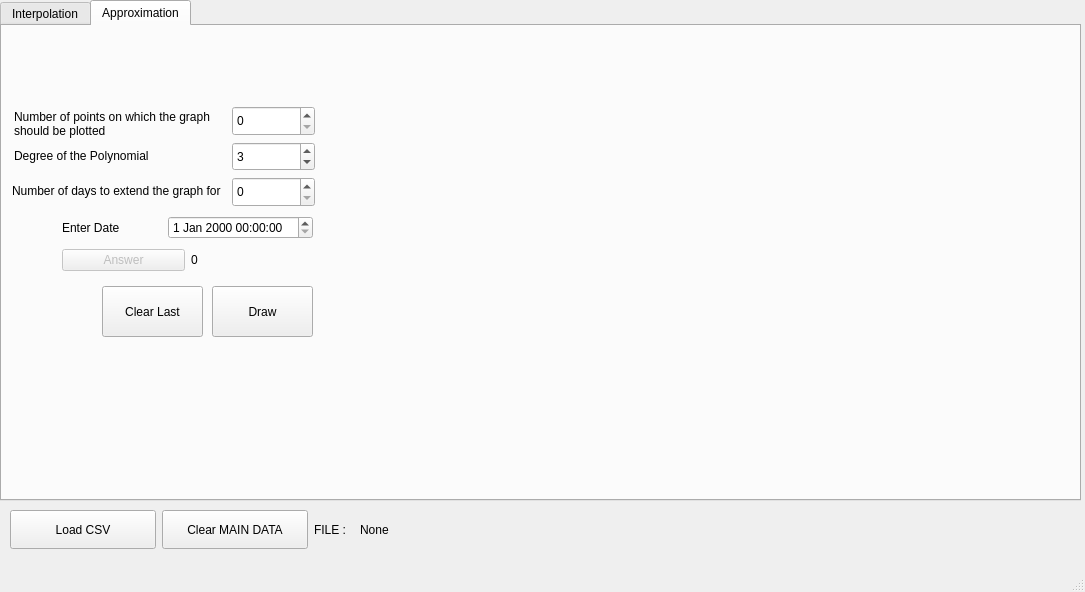
<?xml version="1.0" encoding="UTF-8"?>
<ui version="4.0">
 <class>MainWindow</class>
 <widget class="QMainWindow" name="MainWindow">
  <property name="geometry">
   <rect>
    <x>0</x>
    <y>0</y>
    <width>1085</width>
    <height>592</height>
   </rect>
  </property>
  <property name="sizePolicy">
   <sizepolicy hsizetype="Fixed" vsizetype="Fixed">
    <horstretch>0</horstretch>
    <verstretch>0</verstretch>
   </sizepolicy>
  </property>
  <property name="minimumSize">
   <size>
    <width>1085</width>
    <height>592</height>
   </size>
  </property>
  <property name="maximumSize">
   <size>
    <width>1085</width>
    <height>592</height>
   </size>
  </property>
  <property name="windowTitle">
   <string>MainWindow</string>
  </property>
  <widget class="QWidget" name="centralwidget">
   <widget class="QTabWidget" name="tab_widget">
    <property name="geometry">
     <rect>
      <x>0</x>
      <y>0</y>
      <width>1081</width>
      <height>501</height>
     </rect>
    </property>
    <property name="currentIndex">
     <number>1</number>
    </property>
    <widget class="QWidget" name="tab">
     <attribute name="title">
      <string>Interpolation</string>
     </attribute>
     <widget class="QLabel" name="lbl_int_points_num">
      <property name="enabled">
       <bool>true</bool>
      </property>
      <property name="geometry">
       <rect>
        <x>12</x>
        <y>73</y>
        <width>224</width>
        <height>51</height>
       </rect>
      </property>
      <property name="sizePolicy">
       <sizepolicy hsizetype="Fixed" vsizetype="Preferred">
        <horstretch>0</horstretch>
        <verstretch>0</verstretch>
       </sizepolicy>
      </property>
      <property name="text">
       <string>Number of points on which the graph should be plotted</string>
      </property>
      <property name="wordWrap">
       <bool>true</bool>
      </property>
     </widget>
     <widget class="QLabel" name="lbl_int_polinom_degree">
      <property name="geometry">
       <rect>
        <x>12</x>
        <y>122</y>
        <width>224</width>
        <height>16</height>
       </rect>
      </property>
      <property name="sizePolicy">
       <sizepolicy hsizetype="Preferred" vsizetype="Preferred">
        <horstretch>0</horstretch>
        <verstretch>0</verstretch>
       </sizepolicy>
      </property>
      <property name="text">
       <string>Degree of the Newton's Polynomial</string>
      </property>
      <property name="wordWrap">
       <bool>true</bool>
      </property>
     </widget>
     <widget class="QCustomPlot" name="interpol" native="true">
      <property name="geometry">
       <rect>
        <x>320</x>
        <y>10</y>
        <width>751</width>
        <height>451</height>
       </rect>
      </property>
      <property name="sizePolicy">
       <sizepolicy hsizetype="Fixed" vsizetype="Fixed">
        <horstretch>0</horstretch>
        <verstretch>0</verstretch>
       </sizepolicy>
      </property>
     </widget>
     <widget class="QPushButton" name="draw_interpol">
      <property name="geometry">
       <rect>
        <x>210</x>
        <y>260</y>
        <width>101</width>
        <height>51</height>
       </rect>
      </property>
      <property name="text">
       <string>Draw</string>
      </property>
     </widget>
     <widget class="QWidget" name="layoutWidget">
      <property name="geometry">
       <rect>
        <x>10</x>
        <y>10</y>
        <width>170</width>
        <height>58</height>
       </rect>
      </property>
      <layout class="QVBoxLayout" name="verticalLayout">
       <item>
        <widget class="QRadioButton" name="int_method_polinom">
         <property name="enabled">
          <bool>true</bool>
         </property>
         <property name="sizePolicy">
          <sizepolicy hsizetype="Minimum" vsizetype="Fixed">
           <horstretch>0</horstretch>
           <verstretch>0</verstretch>
          </sizepolicy>
         </property>
         <property name="minimumSize">
          <size>
           <width>168</width>
           <height>25</height>
          </size>
         </property>
         <property name="text">
          <string>Newton's Polynomial</string>
         </property>
         <property name="checked">
          <bool>true</bool>
         </property>
        </widget>
       </item>
       <item>
        <widget class="QRadioButton" name="int_method_spline">
         <property name="minimumSize">
          <size>
           <width>168</width>
           <height>25</height>
          </size>
         </property>
         <property name="text">
          <string>Cubic Spline</string>
         </property>
        </widget>
       </item>
      </layout>
     </widget>
     <widget class="QWidget" name="layoutWidget">
      <property name="geometry">
       <rect>
        <x>241</x>
        <y>81</y>
        <width>71</width>
        <height>66</height>
       </rect>
      </property>
      <layout class="QVBoxLayout" name="verticalLayout_3">
       <item>
        <widget class="QSpinBox" name="int_points_num">
         <property name="sizePolicy">
          <sizepolicy hsizetype="Fixed" vsizetype="Fixed">
           <horstretch>0</horstretch>
           <verstretch>0</verstretch>
          </sizepolicy>
         </property>
         <property name="minimumSize">
          <size>
           <width>49</width>
           <height>29</height>
          </size>
         </property>
         <property name="maximum">
          <number>5000</number>
         </property>
         <property name="value">
          <number>500</number>
         </property>
        </widget>
       </item>
       <item>
        <widget class="QSpinBox" name="int_polinom_degree">
         <property name="sizePolicy">
          <sizepolicy hsizetype="Fixed" vsizetype="Fixed">
           <horstretch>0</horstretch>
           <verstretch>0</verstretch>
          </sizepolicy>
         </property>
         <property name="minimumSize">
          <size>
           <width>49</width>
           <height>29</height>
          </size>
         </property>
         <property name="maximumSize">
          <size>
           <width>16777215</width>
           <height>29</height>
          </size>
         </property>
         <property name="minimum">
          <number>1</number>
         </property>
         <property name="maximum">
          <number>9</number>
         </property>
         <property name="value">
          <number>3</number>
         </property>
        </widget>
       </item>
      </layout>
     </widget>
     <widget class="QPushButton" name="int_clear">
      <property name="geometry">
       <rect>
        <x>100</x>
        <y>260</y>
        <width>101</width>
        <height>51</height>
       </rect>
      </property>
      <property name="sizePolicy">
       <sizepolicy hsizetype="Fixed" vsizetype="Fixed">
        <horstretch>0</horstretch>
        <verstretch>0</verstretch>
       </sizepolicy>
      </property>
      <property name="text">
       <string>Clear Last</string>
      </property>
     </widget>
     <widget class="QWidget" name="layoutWidget">
      <property name="geometry">
       <rect>
        <x>60</x>
        <y>190</y>
        <width>251</width>
        <height>59</height>
       </rect>
      </property>
      <layout class="QVBoxLayout" name="verticalLayout_4">
       <item>
        <layout class="QHBoxLayout" name="horizontalLayout_2">
         <item>
          <widget class="QLabel" name="label_2">
           <property name="text">
            <string>Enter Date</string>
           </property>
          </widget>
         </item>
         <item>
          <widget class="QDateTimeEdit" name="int_dateTimeEdit">
           <property name="maximumDate">
            <date>
             <year>2023</year>
             <month>3</month>
             <day>21</day>
            </date>
           </property>
          </widget>
         </item>
        </layout>
       </item>
       <item>
        <layout class="QHBoxLayout" name="horizontalLayout_3">
         <item>
          <widget class="QPushButton" name="ansver">
           <property name="enabled">
            <bool>false</bool>
           </property>
           <property name="text">
            <string>Answer</string>
           </property>
          </widget>
         </item>
         <item>
          <widget class="QLabel" name="x_ansver">
           <property name="text">
            <string>0</string>
           </property>
          </widget>
         </item>
        </layout>
       </item>
      </layout>
     </widget>
    </widget>
    <widget class="QWidget" name="tab_2">
     <attribute name="title">
      <string>Approximation</string>
     </attribute>
     <widget class="QLabel" name="lbl_app_days_num">
      <property name="geometry">
       <rect>
        <x>10</x>
        <y>143</y>
        <width>241</width>
        <height>43</height>
       </rect>
      </property>
      <property name="text">
       <string>Number of days to extend the graph for</string>
      </property>
      <property name="wordWrap">
       <bool>true</bool>
      </property>
     </widget>
     <widget class="QLabel" name="lbl_app_points_num">
      <property name="geometry">
       <rect>
        <x>12</x>
        <y>83</y>
        <width>224</width>
        <height>29</height>
       </rect>
      </property>
      <property name="text">
       <string>Number of points on which the graph should be plotted</string>
      </property>
      <property name="wordWrap">
       <bool>true</bool>
      </property>
     </widget>
     <widget class="QLabel" name="lbl_app_polinom_degree">
      <property name="geometry">
       <rect>
        <x>12</x>
        <y>122</y>
        <width>224</width>
        <height>16</height>
       </rect>
      </property>
      <property name="text">
       <string>Degree of the Polynomial</string>
      </property>
      <property name="wordWrap">
       <bool>true</bool>
      </property>
     </widget>
     <widget class="QCustomPlot" name="approx" native="true">
      <property name="geometry">
       <rect>
        <x>320</x>
        <y>10</y>
        <width>751</width>
        <height>451</height>
       </rect>
      </property>
      <property name="sizePolicy">
       <sizepolicy hsizetype="Fixed" vsizetype="Fixed">
        <horstretch>0</horstretch>
        <verstretch>0</verstretch>
       </sizepolicy>
      </property>
     </widget>
     <widget class="QPushButton" name="draw_approxima">
      <property name="geometry">
       <rect>
        <x>210</x>
        <y>260</y>
        <width>101</width>
        <height>51</height>
       </rect>
      </property>
      <property name="sizePolicy">
       <sizepolicy hsizetype="Fixed" vsizetype="Fixed">
        <horstretch>0</horstretch>
        <verstretch>0</verstretch>
       </sizepolicy>
      </property>
      <property name="text">
       <string>Draw</string>
      </property>
     </widget>
     <widget class="QWidget" name="layoutWidget">
      <property name="geometry">
       <rect>
        <x>230</x>
        <y>80</y>
        <width>83</width>
        <height>101</height>
       </rect>
      </property>
      <layout class="QVBoxLayout" name="verticalLayout_2">
       <item>
        <widget class="QSpinBox" name="app_points_num">
         <property name="sizePolicy">
          <sizepolicy hsizetype="Minimum" vsizetype="Preferred">
           <horstretch>0</horstretch>
           <verstretch>0</verstretch>
          </sizepolicy>
         </property>
         <property name="minimumSize">
          <size>
           <width>0</width>
           <height>0</height>
          </size>
         </property>
         <property name="maximum">
          <number>5000</number>
         </property>
        </widget>
       </item>
       <item>
        <widget class="QSpinBox" name="app_polinom_degree">
         <property name="sizePolicy">
          <sizepolicy hsizetype="Preferred" vsizetype="Preferred">
           <horstretch>0</horstretch>
           <verstretch>0</verstretch>
          </sizepolicy>
         </property>
         <property name="minimumSize">
          <size>
           <width>0</width>
           <height>0</height>
          </size>
         </property>
         <property name="minimum">
          <number>1</number>
         </property>
         <property name="maximum">
          <number>9</number>
         </property>
         <property name="value">
          <number>3</number>
         </property>
        </widget>
       </item>
       <item>
        <widget class="QSpinBox" name="app_num_days">
         <property name="sizePolicy">
          <sizepolicy hsizetype="Minimum" vsizetype="Preferred">
           <horstretch>0</horstretch>
           <verstretch>0</verstretch>
          </sizepolicy>
         </property>
         <property name="minimumSize">
          <size>
           <width>0</width>
           <height>0</height>
          </size>
         </property>
         <property name="maximum">
          <number>1000000</number>
         </property>
        </widget>
       </item>
      </layout>
     </widget>
     <widget class="QPushButton" name="app_clear">
      <property name="geometry">
       <rect>
        <x>100</x>
        <y>260</y>
        <width>101</width>
        <height>51</height>
       </rect>
      </property>
      <property name="sizePolicy">
       <sizepolicy hsizetype="Fixed" vsizetype="Fixed">
        <horstretch>0</horstretch>
        <verstretch>0</verstretch>
       </sizepolicy>
      </property>
      <property name="text">
       <string>Clear Last</string>
      </property>
     </widget>
     <widget class="QWidget" name="layoutWidget_2">
      <property name="geometry">
       <rect>
        <x>60</x>
        <y>190</y>
        <width>251</width>
        <height>59</height>
       </rect>
      </property>
      <layout class="QVBoxLayout" name="verticalLayout_5">
       <item>
        <layout class="QHBoxLayout" name="horizontalLayout_4">
         <item>
          <widget class="QLabel" name="label_3">
           <property name="text">
            <string>Enter Date</string>
           </property>
          </widget>
         </item>
         <item>
          <widget class="QDateTimeEdit" name="app_dateTimeEdit"/>
         </item>
        </layout>
       </item>
       <item>
        <layout class="QHBoxLayout" name="horizontalLayout_5">
         <item>
          <widget class="QPushButton" name="ansver_2">
           <property name="enabled">
            <bool>false</bool>
           </property>
           <property name="text">
            <string>Answer</string>
           </property>
          </widget>
         </item>
         <item>
          <widget class="QLabel" name="x_ansver_2">
           <property name="text">
            <string>0</string>
           </property>
          </widget>
         </item>
        </layout>
       </item>
      </layout>
     </widget>
    </widget>
   </widget>
   <widget class="QWidget" name="layoutWidget">
    <property name="geometry">
     <rect>
      <x>10</x>
      <y>510</y>
      <width>601</width>
      <height>39</height>
     </rect>
    </property>
    <layout class="QHBoxLayout" name="horizontalLayout_7">
     <item>
      <layout class="QHBoxLayout" name="horizontalLayout">
       <item>
        <widget class="QPushButton" name="btn_load_from_file">
         <property name="sizePolicy">
          <sizepolicy hsizetype="Minimum" vsizetype="Preferred">
           <horstretch>0</horstretch>
           <verstretch>0</verstretch>
          </sizepolicy>
         </property>
         <property name="text">
          <string>Load CSV</string>
         </property>
        </widget>
       </item>
       <item>
        <widget class="QPushButton" name="btn_clear_data">
         <property name="sizePolicy">
          <sizepolicy hsizetype="Minimum" vsizetype="Preferred">
           <horstretch>0</horstretch>
           <verstretch>0</verstretch>
          </sizepolicy>
         </property>
         <property name="text">
          <string>Clear MAIN DATA</string>
         </property>
        </widget>
       </item>
      </layout>
     </item>
     <item>
      <layout class="QHBoxLayout" name="horizontalLayout_6">
       <item>
        <widget class="QLabel" name="label_4">
         <property name="sizePolicy">
          <sizepolicy hsizetype="Minimum" vsizetype="Preferred">
           <horstretch>0</horstretch>
           <verstretch>0</verstretch>
          </sizepolicy>
         </property>
         <property name="minimumSize">
          <size>
           <width>40</width>
           <height>0</height>
          </size>
         </property>
         <property name="maximumSize">
          <size>
           <width>40</width>
           <height>16777215</height>
          </size>
         </property>
         <property name="text">
          <string>FILE :</string>
         </property>
        </widget>
       </item>
       <item>
        <widget class="QLabel" name="file_name">
         <property name="text">
          <string>None</string>
         </property>
        </widget>
       </item>
      </layout>
     </item>
    </layout>
   </widget>
  </widget>
  <widget class="QMenuBar" name="menubar">
   <property name="geometry">
    <rect>
     <x>0</x>
     <y>0</y>
     <width>1085</width>
     <height>20</height>
    </rect>
   </property>
  </widget>
  <widget class="QStatusBar" name="statusbar"/>
 </widget>
 <customwidgets>
  <customwidget>
   <class>QCustomPlot</class>
   <extends>QWidget</extends>
   <header>qcustomplot.h</header>
   <container>1</container>
  </customwidget>
 </customwidgets>
 <resources/>
 <connections/>
</ui>
